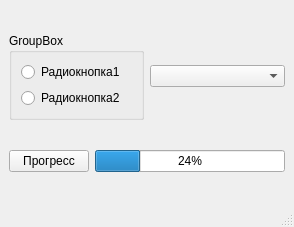
<?xml version="1.0" encoding="UTF-8"?>
<ui version="4.0">
 <class>MainWindow</class>
 <widget class="QMainWindow" name="MainWindow">
  <property name="geometry">
   <rect>
    <x>0</x>
    <y>0</y>
    <width>294</width>
    <height>227</height>
   </rect>
  </property>
  <property name="windowTitle">
   <string>MainWindow</string>
  </property>
  <widget class="QWidget" name="centralwidget">
   <layout class="QHBoxLayout" name="horizontalLayout_3">
    <item>
     <layout class="QVBoxLayout" name="verticalLayout_3">
      <item>
       <layout class="QHBoxLayout" name="horizontalLayout">
        <item>
         <widget class="QGroupBox" name="groupBox">
          <property name="title">
           <string>GroupBox</string>
          </property>
          <layout class="QVBoxLayout" name="verticalLayout_2">
           <item>
            <layout class="QVBoxLayout" name="verticalLayout">
             <item>
              <widget class="QRadioButton" name="radioButton">
               <property name="text">
                <string>Радиокнопка1</string>
               </property>
              </widget>
             </item>
             <item>
              <widget class="QRadioButton" name="radioButton_2">
               <property name="text">
                <string>Радиокнопка2</string>
               </property>
              </widget>
             </item>
            </layout>
           </item>
          </layout>
         </widget>
        </item>
        <item>
         <widget class="QComboBox" name="comboBox"/>
        </item>
       </layout>
      </item>
      <item>
       <layout class="QHBoxLayout" name="horizontalLayout_2">
        <item>
         <widget class="QPushButton" name="pushButton">
          <property name="text">
           <string>Прогресс</string>
          </property>
         </widget>
        </item>
        <item>
         <widget class="QProgressBar" name="progressBar">
          <property name="value">
           <number>24</number>
          </property>
         </widget>
        </item>
       </layout>
      </item>
     </layout>
    </item>
   </layout>
  </widget>
  <widget class="QMenuBar" name="menubar">
   <property name="geometry">
    <rect>
     <x>0</x>
     <y>0</y>
     <width>294</width>
     <height>22</height>
    </rect>
   </property>
  </widget>
  <widget class="QStatusBar" name="statusbar"/>
 </widget>
 <resources/>
 <connections/>
</ui>
